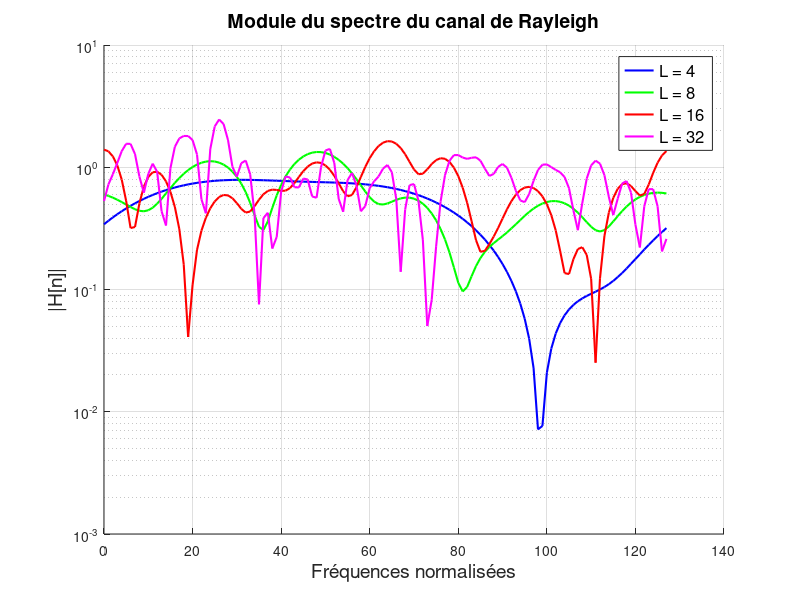

MATLAB code for this plot: (Note: this script raises an error after producing the figure.)
close all; clc;

%% Paramètres
Nt  = 500;
N   = 128;
Nu  = 128;
TCP = 0;
Ts  = 0.05e-6;
K   = Nu * Nt;
%% ========================================================================
%  Partie 2 – Question 1 : Réponse fréquentielle du canal de Rayleigh
%% ========================================================================

list_L = [4, 8, 16, 32];
list_color = {'b', 'g', 'r', 'm'};
list_h_ray = cell(1, length(list_L));

figure('Name', 'Module du spectre du canal de Rayleigh');
hold on;

for l = 1:length(list_L)
    L = list_L(l);
    % Génération des coefficients : h ~ NC(0, 1/L)
    h = sqrt(1/(2*L)) * (randn(1, L) + 1j*randn(1, L));
    list_h_ray{l} = h;
    
    % FFT sur N points
    H = fft(h, N);
    
    plot(0:N-1, abs(H), list_color{l}, 'LineWidth', 1.5);
end

set(gca, 'YScale', 'log');
xlabel('Fréquences normalisées', 'FontSize', 14);
ylabel('|H[n]|', 'FontSize', 14);
title('Module du spectre du canal de Rayleigh', 'FontSize', 14);
legend('L = 4', 'L = 8', 'L = 16', 'L = 32', 'FontSize', 12);
grid on;
hold off;

%% ========================================================================
%  Partie 2 – Question 2 : Validation chaîne CP-OFDM
%% ========================================================================

TCP = 16;
K = Nu * Nt;

% Source binaire
b = randi([0 1], 1, K);

% Émetteur
x_mod = mod_BPSK(b);
signal_ofdm = ofdm_modulate(x_mod, N, Nu, Nt, TCP);

% Canal trivial : h = delta[p], pas de bruit
signal_rx = canal_AWGN(signal_ofdm, 0);

% Récepteur
symboles_rx = ofdm_demodulate(signal_rx, N, Nu, Nt, TCP);
b_r = demod_BPSK(symboles_rx);

% Vérification
nb_erreurs = sum(b ~= b_r);
if nb_erreurs == 0
    fprintf('Partie 2 - Q2 : Erreurs = %d => Test réussi!\n', nb_erreurs);
else
    fprintf('Partie 2 - Q2 : Erreurs = %d => Test échoué!\n', nb_erreurs);
end

%% ========================================================================
%  Partie 2 – Question 4 : Égaliseur Zero Forcing
%% ========================================================================

TCP = 16;
K = Nu * Nt;

% Canal de Rayleigh avec L = 16
h = list_h_ray{3};  % L = 16 (3ème élément)

% Réponse fréquentielle du canal et son inverse
H = fft(h, N);
H_inv = 1 ./ H;

% Source binaire
b = randi([0 1], 1, K);

% Émetteur
x_mod = mod_BPSK(b);
signal_ofdm = ofdm_modulate(x_mod, N, Nu, Nt, TCP);

% Canal de Rayleigh (sans bruit)
signal_rx = canal_Rayleigh(signal_ofdm, h);

% Démodulation OFDM
symboles_rx = ofdm_demodulate(signal_rx, N, Nu, Nt, TCP);

% Égalisation ZF
symboles_eq = EQ_ZF(symboles_rx, H_inv, Nu, Nt);

% Démodulation BPSK
b_r = demod_BPSK(symboles_eq);

% Vérification
nb_erreurs = sum(b ~= b_r);
if nb_erreurs == 0
    fprintf('Partie 2 - Q4 : Erreurs = %d => Test réussi!\n', nb_erreurs);
else
    fprintf('Partie 2 - Q4 : Erreurs = %d => Test échoué!\n', nb_erreurs);
end

% Constellation avant/après égalisation (sous-porteuse 42)
n_sp = 42;
symb_mat_rx = reshape(symboles_rx, Nu, Nt);
symb_mat_eq = reshape(symboles_eq, Nu, Nt);

figure;
scatter(real(symb_mat_rx(n_sp,:)), imag(symb_mat_rx(n_sp,:)), 10, 'r', 'filled'); hold on;
scatter(real(symb_mat_eq(n_sp,:)), imag(symb_mat_eq(n_sp,:)), 10, 'b', 'filled');
xlabel('Partie réelle', 'FontSize', 14);
ylabel('Partie imaginaire', 'FontSize', 14);
title('Constellation sous-porteuse 42 : avant/après égalisation', 'FontSize', 14);
legend('Non égalisé', 'Égalisé', 'FontSize', 12);
grid on;

%% ========================================================================
%  Partie 2 – Question 5 : Module et Phase de H[n] pour L = 16
%% ========================================================================

h = list_h_ray{3};  % L = 16
H = fft(h, N);

figure('Name', 'Module et Phase du canal Rayleigh', 'Position', [100 100 1400 500]);

% Module
subplot(1, 2, 1);
plot(0:N-1, abs(H), 'b', 'LineWidth', 2);
xlabel('Fréquences normalisées', 'FontSize', 14);
ylabel('|H[n]|', 'FontSize', 14);
title('Module de H[n] (L=16)', 'FontSize', 14);
set(gca, 'YScale', 'log');
grid on;

% Phase
subplot(1, 2, 2);
plot(0:N-1, angle(H), 'r', 'LineWidth', 2);
xlabel('Fréquences normalisées', 'FontSize', 14);
ylabel('Phase (rad)', 'FontSize', 14);
title('Phase de H[n] (L=16)', 'FontSize', 14);
grid on;

%% ========================================================================
%  Partie 2 – Question 8 : Bandes de garde (30 sous-porteuses de chaque côté)
%% ========================================================================

Nu_guard = 128 - 2*30;  % 68 sous-porteuses utiles
TCP = 16;
K_guard = Nu_guard * Nt;

% Source
b = randi([0 1], 1, K_guard);
x_mod = mod_BPSK(b);

% Modulation OFDM avec bandes de garde
signal_ofdm_guard = ofdm_modulate_guard(x_mod, N, Nu_guard, Nt, TCP);

% DSP avec NFFT = 4*N
NFFT = 4 * N;
DSP_guard = Mon_Welch(signal_ofdm_guard, NFFT);

% Plot
figure('Name', 'DSP OFDM avec bandes de garde');
freq = (0:NFFT-1) / NFFT;
plot(freq, 10*log10(DSP_guard + 1e-12), 'b', 'LineWidth', 2);
xlabel('Fréquences normalisées', 'FontSize', 14);
ylabel('DSP (dB)', 'FontSize', 14);
title('DSP OFDM avec bandes de garde (30 de chaque côté)', 'FontSize', 14);
grid on;

%% ========================================================================
%  Partie 2 – Question 6 : TEB avec égalisation ZF sur canal Rayleigh
%% ========================================================================

h = list_h_ray{3};  % L = 16
H = fft(h, N);
H_inv = 1 ./ H;

TCP = 16;
K = Nu * Nt;

SNR_dB = 0:1:15;
SNR_lin = 10.^(SNR_dB / 10);
var_bruit = 1 ./ SNR_lin;   % sigma2_S = 1, E(|H|^2) = 1

nb_errors_max = 100;
BER_eq = zeros(1, length(SNR_dB));

for j = 1:length(SNR_dB)
    nb_bits_errors = 0;
    nb_bits_total = 0;

    while nb_bits_errors < nb_errors_max * Nu
        b = randi([0 1], 1, K);
        x_mod = mod_BPSK(b);
        signal_ofdm = ofdm_modulate(x_mod, N, Nu, Nt, TCP);

        % Canal Rayleigh + AWGN
        signal_ray = canal_Rayleigh(signal_ofdm, h);
        signal_rx = canal_AWGN(signal_ray, var_bruit(j));

        % Démodulation + Égalisation ZF
        symboles_rx = ofdm_demodulate(signal_rx, N, Nu, Nt, TCP);
        symboles_eq = EQ_ZF(symboles_rx, H_inv, Nu, Nt);
        b_r = demod_BPSK(symboles_eq);

        nb_bits_errors = nb_bits_errors + sum(b ~= b_r);
        nb_bits_total = nb_bits_total + K;
    end

    BER_eq(j) = nb_bits_errors / nb_bits_total;
    fprintf('SNR = %2d dB : BER = %.2e\n', SNR_dB(j), BER_eq(j));
end

% Courbe théorique BPSK/AWGN
Pb_theo = 0.5 * erfc(sqrt(SNR_lin));

% Plot
figure('Name', 'TEB OFDM Rayleigh avec EQ ZF');
semilogy(SNR_dB, BER_eq, 'ro-', 'LineWidth', 2, 'MarkerSize', 8); hold on;
semilogy(SNR_dB, Pb_theo, 'b*-', 'LineWidth', 2, 'MarkerSize', 8);
xlabel('SNR (dB)', 'FontSize', 14);
ylabel('TEB', 'FontSize', 14);
title('TEB OFDM + EQ ZF sur canal Rayleigh vs BPSK théorique', 'FontSize', 14);
legend('OFDM + ZF (Rayleigh)', 'BPSK théorique (AWGN)', 'FontSize', 12, 'Location', 'southwest');
grid on;

%% ========================================================================
%  Partie 2 – Question 7 : CP < L (CP = 8, L = 16)
%% ========================================================================

TCP_short = 8;
K = Nu * Nt;

h = list_h_ray{3};  % L = 16
H = fft(h, N);
H_inv = 1 ./ H;

SNR_dB = 0:1:15;
SNR_lin = 10.^(SNR_dB / 10);
var_bruit = 1 ./ SNR_lin;

nb_errors_max = 100;
BER_cp8 = zeros(1, length(SNR_dB));

for j = 1:length(SNR_dB)
    nb_bits_errors = 0;
    nb_bits_total = 0;

    while nb_bits_errors < nb_errors_max * Nu
        b = randi([0 1], 1, K);
        x_mod = mod_BPSK(b);
        signal_ofdm = ofdm_modulate(x_mod, N, Nu, Nt, TCP_short);

        signal_ray = canal_Rayleigh(signal_ofdm, h);
        signal_rx = canal_AWGN(signal_ray, var_bruit(j));

        symboles_rx = ofdm_demodulate(signal_rx, N, Nu, Nt, TCP_short);
        symboles_eq = EQ_ZF(symboles_rx, H_inv, Nu, Nt);
        b_r = demod_BPSK(symboles_eq);

        nb_bits_errors = nb_bits_errors + sum(b ~= b_r);
        nb_bits_total = nb_bits_total + K;
    end

    BER_cp8(j) = nb_bits_errors / nb_bits_total;
    fprintf('SNR = %2d dB : BER (CP=8) = %.2e\n', SNR_dB(j), BER_cp8(j));
end

% Plot comparatif
Pb_theo = 0.5 * erfc(sqrt(SNR_lin));

figure('Name', 'TEB : CP=16 vs CP=8');
semilogy(SNR_dB, BER_eq,  'ro-', 'LineWidth', 2, 'MarkerSize', 8); hold on;
semilogy(SNR_dB, BER_cp8, 'gs-', 'LineWidth', 2, 'MarkerSize', 8);
semilogy(SNR_dB, Pb_theo, 'b*-', 'LineWidth', 2, 'MarkerSize', 8);
xlabel('SNR (dB)', 'FontSize', 14);
ylabel('TEB', 'FontSize', 14);
title('Impact du CP insuffisant (L=16)', 'FontSize', 14);
legend('CP=16 (ZF)', 'CP=8 < L (ZF)', 'BPSK théorique (AWGN)', 'FontSize', 12, 'Location', 'southwest');
grid on;
%% ========================================================================
%  FONCTIONS
%% ========================================================================

function s = mod_BPSK(bits)
    s = 2 * bits - 1;
end

function bits = demod_BPSK(symboles)
    bits = double(real(symboles) > 0);
end

function signal_rx = canal_AWGN(signal_tx, sigma2)
    bruit = sqrt(sigma2/2) * (randn(size(signal_tx)) + 1j*randn(size(signal_tx)));
    signal_rx = signal_tx + bruit;
end

function signal_ofdm = ofdm_modulate(x_mod, N, Nu, Nt, TCP)
    X = reshape(x_mod, Nu, Nt);
    s = ifft(X, N, 1) * sqrt(N);
    if TCP > 0
        cp = s(end-TCP+1:end, :);
        s = [cp; s];
    end
    signal_ofdm = s(:).';
end

function symboles_rx = ofdm_demodulate(signal_rx, N, Nu, Nt, TCP)
    r = reshape(signal_rx, N + TCP, Nt);
    if TCP > 0
        r = r(TCP+1:end, :);
    end
    R = fft(r, N, 1) / sqrt(N);
    R_util = R(1:Nu, :);
    symboles_rx = R_util(:).';
end

function DSP = Mon_Welch(signal, NFFT)
    L = length(signal);
    nb_segments = floor(L / NFFT);
    DSP = zeros(1, NFFT);
    for i = 0:nb_segments-1
        segment = signal(i*NFFT+1 : (i+1)*NFFT);
        S = fft(segment, NFFT) / NFFT;
        DSP = DSP + abs(S).^2;
    end
    DSP = DSP / nb_segments;
end

function y = canal_Rayleigh(signal, h)
    y = filter(h, 1, signal);
end

function symboles_eq = EQ_ZF(symboles_rx, H_inv, Nu, Nt)
    X = reshape(symboles_rx, Nu, Nt);
    H_inv_col = H_inv(1:Nu).';  % vecteur colonne
    X_eq = X .* H_inv_col;       % multiplication élément par élément
    symboles_eq = X_eq(:).';
end

function signal_ofdm = ofdm_modulate_guard(x_mod, N, Nu, Nt, TCP)
    % Nu = nombre de sous-porteuses utiles (68)
    % On place les données au centre, avec 30 zéros à gauche et à droite
    X_data = reshape(x_mod, Nu, Nt);
    X = zeros(N, Nt);
    % Sous-porteuses 31 à 98 portent les données (indices MATLAB : 31:98)
    X(31:30+Nu, :) = X_data;
    
    s = ifft(X, N, 1) * sqrt(N);
    if TCP > 0
        cp = s(end-TCP+1:end, :);
        s = [cp; s];
    end
    signal_ofdm = s(:).';
end
